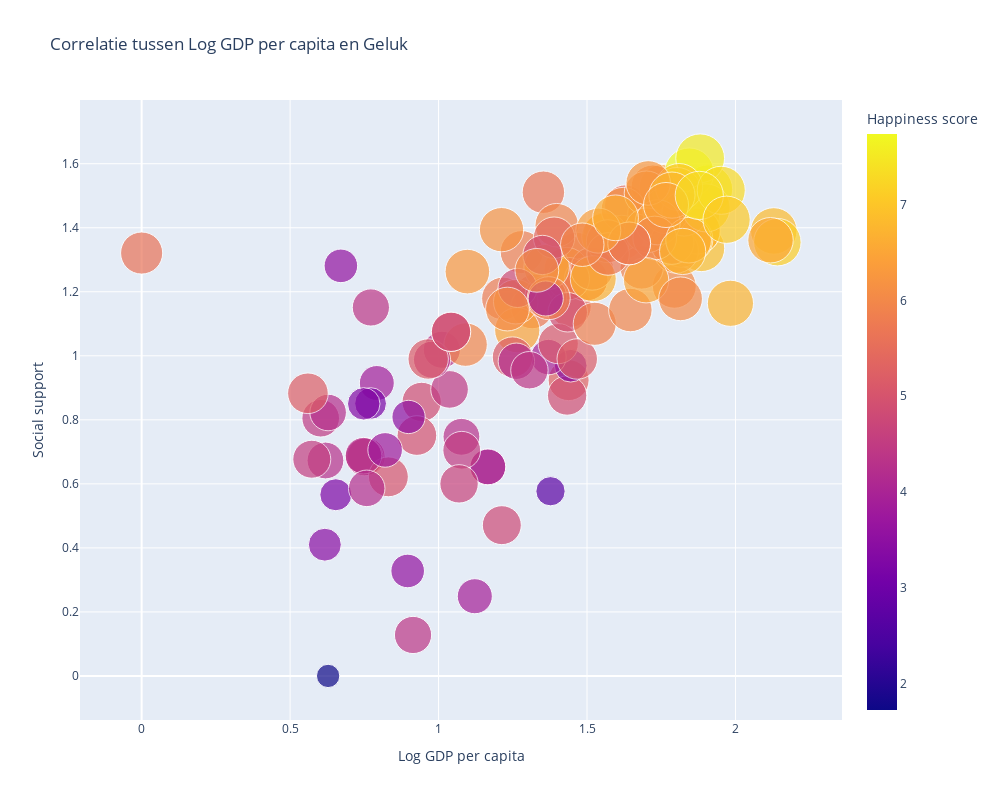

The code cell stored with this chart in its notebook:
### Code cell
df123_clean = df123.dropna(subset=['Log GDP per capita', 'Ladder score', 'Social support'])
bubble = px.scatter(
    df123_clean,
    x='Log GDP per capita',
    y='Social support',
    size='Ladder score',       # bubble-grootte
    color='Ladder score',      # optioneel: zelfde variabele of kies bv. 'Generosity'
    hover_name='country',        # laat landen zien bij hover
    size_max=35,                 # maximale bubble-grootte
    height=800,
    width=1000,
    title='Correlatie tussen Log GDP per capita en Geluk',
    labels={
        'Log GDP per capita': 'Log GDP per capita',
        'Ladder score': 'Happiness score',
        'Social support': 'Social support'
    }
)
bubble.show()

### Figure 1 — Plotly figure (JSON) as saved in the notebook; plotly's stock layout.template omitted (floating-point values rounded to 4 significant figures; data arrays with more than 128 entries replaced by an {"elided": "..."} marker saying what was removed)
{"data": [{"hovertemplate": "<b>%{hovertext}</b><br><br>Log GDP per capita=%{x}<br>Social support=%{y}<br>Happiness score=%{marker.color}<extra></extra>", "hovertext": {"elided": "134 str values"}, "legendgroup": "", "marker": {"color": {"elided": "134 float values"}, "coloraxis": "coloraxis", "size": {"elided": "134 float values"}, "sizemode": "area", "sizeref": 0.006319, "symbol": "circle"}, "mode": "markers", "name": "", "orientation": "v", "showlegend": false, "type": "scatter", "x": {"elided": "134 float values"}, "xaxis": "x", "y": {"elided": "134 float values"}, "yaxis": "y"}], "layout": {"coloraxis": {"colorbar": {"title": {"text": "Happiness score"}}, "colorscale": [[0, "#0d0887"], [0.1111, "#46039f"], [0.2222, "#7201a8"], [0.3333, "#9c179e"], [0.4444, "#bd3786"], [0.5556, "#d8576b"], [0.6667, "#ed7953"], [0.7778, "#fb9f3a"], [0.8889, "#fdca26"], [1, "#f0f921"]]}, "height": 800, "legend": {"itemsizing": "constant", "tracegroupgap": 0}, "title": {"text": "Correlatie tussen Log GDP per capita en Geluk"}, "width": 1000, "xaxis": {"anchor": "y", "autorange": true, "domain": [0, 1], "range": [-0.2081, 2.359], "title": {"text": "Log GDP per capita"}, "type": "linear"}, "yaxis": {"anchor": "x", "autorange": true, "domain": [0, 1], "range": [-0.1376, 1.799], "title": {"text": "Social support"}, "type": "linear"}}}
